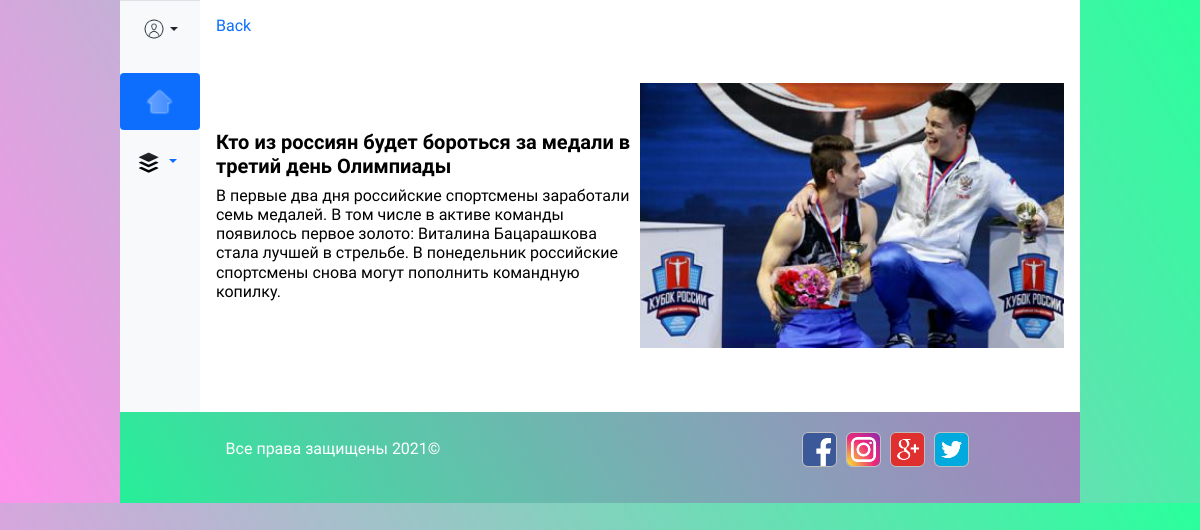
The page /article/1627260256/ on the database its author committed.
### article/models.py (models this page shows, shortened)
class Article(models.Model):
    avtor = models.ForeignKey(User, on_delete=models.CASCADE)
    title = models.CharField(max_length=150, db_index=True)
    slug = models.SlugField(max_length=150, blank=True, unique=True)
    body = models.TextField(blank=True, db_index=True)
    categories = models.ManyToManyField('category', blank=True, related_name='articles')
    img_article = models.ImageField('img article', default='default-article.png', upload_to='article_images')
    date_pub = models.DateField('date publication', default=timezone.now)
    def __str__(self):
        return self.title
    class Meta:
        verbose_name = 'Статью'
        verbose_name_plural = 'Статьи'

### article/views.py (the view)
# urls.py: path('article/<str:slug>/', AV.ArticleDetailView.as_view(), name='article_detail'),
class ArticleDetailView(DetailView):
    model = Article
    context_object_name = 'article'
    def get_context_data(self, **kwards):
        ctx = super(ArticleDetailView, self).get_context_data(**kwards)
        ctx['title'] = Article.objects.get(slug=self.kwargs['slug'])
        return ctx

### article/context_processors.py (called while the page is built)
def categories(request):
    categories = Category.objects.all()
    articles_all = Article.objects.all()
    date = []
    for item in articles_all:
        date.append(item.date_pub)
    date = list(set(date))
    return {
        'categories': categories,
        'date_all': date
    }

### templates/article/article_detail.html (shortened to what this page needs)
{% extends 'base.html' %}
{% block content %}
<div class="col-11 flex-shrink-0 p-3 bg-white more_details">
<a class="back-link" style="cursor:pointer;">Back</a>
  <div class="row flex-lg-row-reverse align-items-center g-5 py-5">
      <div class="col-10 col-sm-8 col-lg-6">
        <img src="{{ article.img_article.url }}" class="d-block mx-lg-auto img-fluid" alt="Bootstrap Themes" width="700" height="500" loading="lazy">
      </div>
      <div class="col-lg-6">
        <h5 class="fw-bold">{{ article.title }}</h5>
        <ps>{{ article.body }}</ps>
      </div>
    </div>
</div>
{% endblock %}

### static/css/style.css (style rules this page uses)
* { margin: 0; padding: 0; }
a { text-decoration: none; }
.row { --bs-gutter-x: 0!important; }
body { font-family: 'M PLUS 1p', sans-serif; font-size: 16px; background: linear-gradient( 60deg, #fd0dd473, #00ff89d6 ); color: #000; height: 100%; line-height: 1.2; }

### rows shown on the page
Article: img_article (picture), title "Кто из россиян будет бороться за медали в третий день Олимпиады", body "В первые два дня российские спортсмены заработали семь медалей. В том числе в активе команды появилось первое золото: Виталина Бацарашкова стала лучшей в стрельбе. В понедельник российские спортсмены снова могут пополнить командную копилку."
